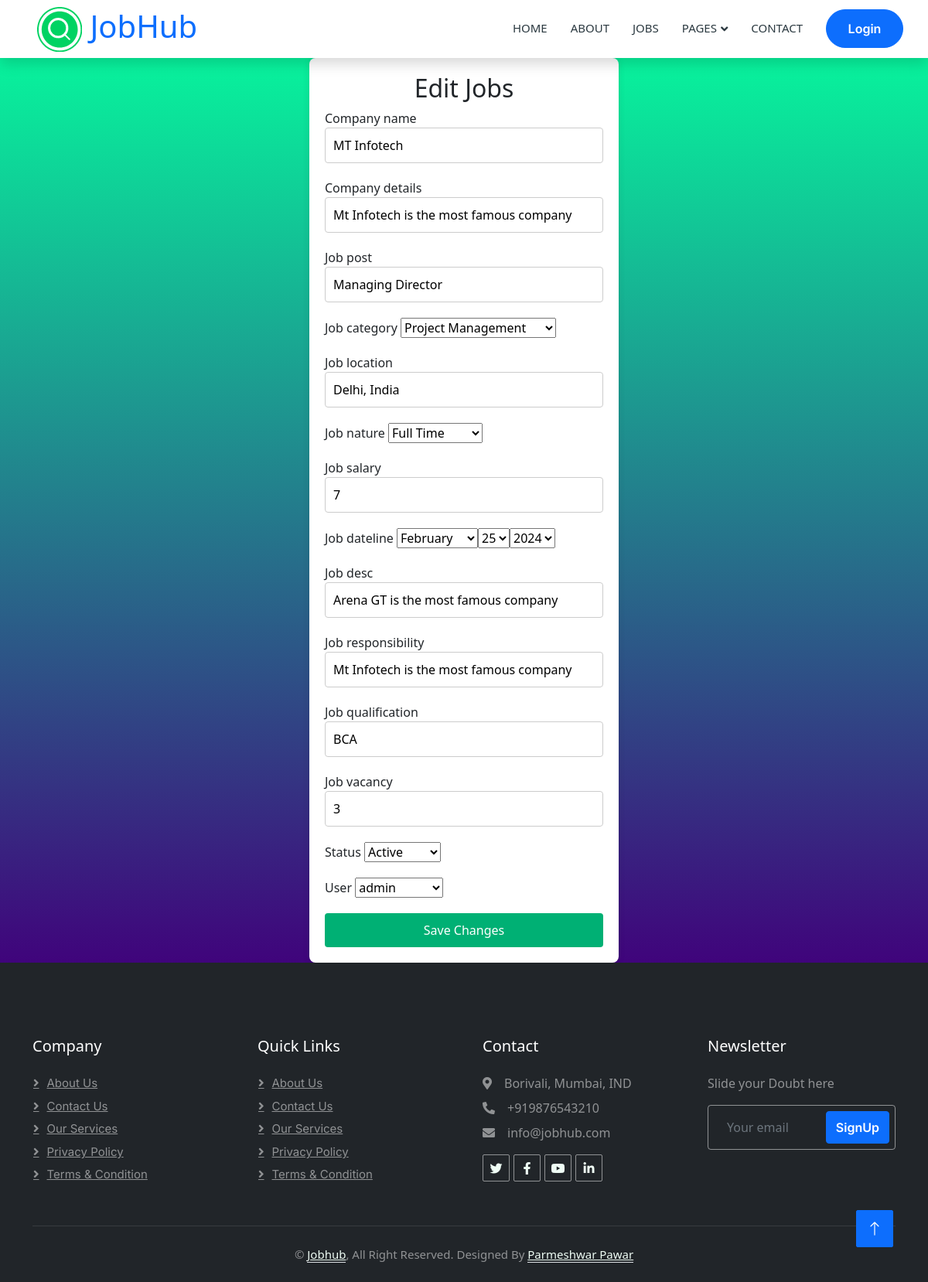
Page /edit/2 on the committed database.
### jobapp/models.py (models this page shows)
class Job_detail(models.Model):
    company_name = models.CharField(max_length=50)
    company_details = models.CharField(max_length=100)
    job_post = models.CharField(max_length=70)
    job_category = models.CharField(max_length=50, choices=CATEGORY_CHOICES)
    job_location = models.CharField(max_length=50)
    job_nature = models.CharField(max_length=15 , choices=JOB_TYPE)
    job_salary = models.IntegerField(default=1)
    job_published = models.DateTimeField(auto_now=True)
    job_dateline = models.DateField()
    job_desc = models.CharField(max_length=250)
    job_responsibility = models.CharField(max_length=400)
    job_qualification = models.CharField(max_length=400)
    job_vacancy = models.IntegerField(default=1)
    status = models.CharField(max_length=15,choices=Status_type)
    user = models.ForeignKey(User, on_delete=models.CASCADE)

### jobapp/views.py (the view)
# urls.py: path('edit/<int:job_id>',views.edit,name='edit'),
def edit(req,job_id):
    job= Job_detail.objects.get(pk=job_id)
    if req.method == 'POST':
        form = AddJobs(req.POST,instance=job)
        if form.is_valid():
            f=form.save(commit=False)
            f.user=req.user
            f.save()
        return redirect ("employer")
    else:
        form = AddJobs(instance=job)
        return render(req,"editjob.html",{'form':form})

### jobapp/forms.py
class AddJobs(ModelForm):
    job_dateline = forms.DateField(widget=forms.SelectDateWidget(years=range(2024,2030)),required=False)
    class Meta:
        model = Job_detail
        fields='__all__'

### jobapp/templates/editjob.html (shortened to what this page needs)
{% extends 'base.html'%}
{% load static %}
{% block body %}
<section>
    <div class="login-page-width">
        <div class="login-container">
            <div class="content" for="loginTab" >
                <h2>Edit Jobs</h2>
                <form method="POST">
                    {% for field in form%}
                    <div class="form-group">
                        {{field.label}}
                        {{field}}
                    </div>
                    {% endfor %}
                    <a href="/jobdetails/{{x.pk}}"><button type="submit">Save Changes</button></a>
                </form>
            </div>
        </div>
    </div>
{% endblock %}

### jobapp/static/css/style.css (style rules this page uses)
:root { --primary: #00B074; --secondary: #2B9BFF; --light: #EFFDF5; --dark: #2B3940; }
.login-page-width { background: -webkit-linear-gradient(90deg, hsla(270, 94%, 25%, 1) 0%, hsla(158, 94%, 49%, 1) 100%); }
.login-container { background-color: #fff; box-shadow: 0 0 10px rgba(0, 0, 0, 0.1); border-radius: 8px; overflow: hidden; width: 400px; margin: 0 auto; }
.login-container h2 { text-align: center !important; }
.login-container .content { padding: 20px; }
.form-group { margin-bottom: 20px; }
.login-container input { width: 100%; padding: 10px; box-sizing: border-box; border: 1px solid #ccc; border-radius: 4px; }
.login-container button { width: 100%; padding: 10px; background-color: #00B074; color: #fff; border: none; border-radius: 4px; cursor: pointer; font-size: 16px; }

### rows in the picture
Job_detail: form "MT Infotech" "Mt Infotech is the most famous company" "Managing Director" "Project Management" "Delhi, India" "Full Time" "7" "Arena GT is the most famous company" "Mt Infotech is the most famous company" "BCA" "3" "Active" "admin"

### other values in the picture
{{ field.label }} "Company name" "Company details" "Job post" "Job category" "Job location" "Job nature" "Job salary" "Job dateline" "Job desc" "Job responsibility" "Job qualification" "Job vacancy" "Status" "User"
